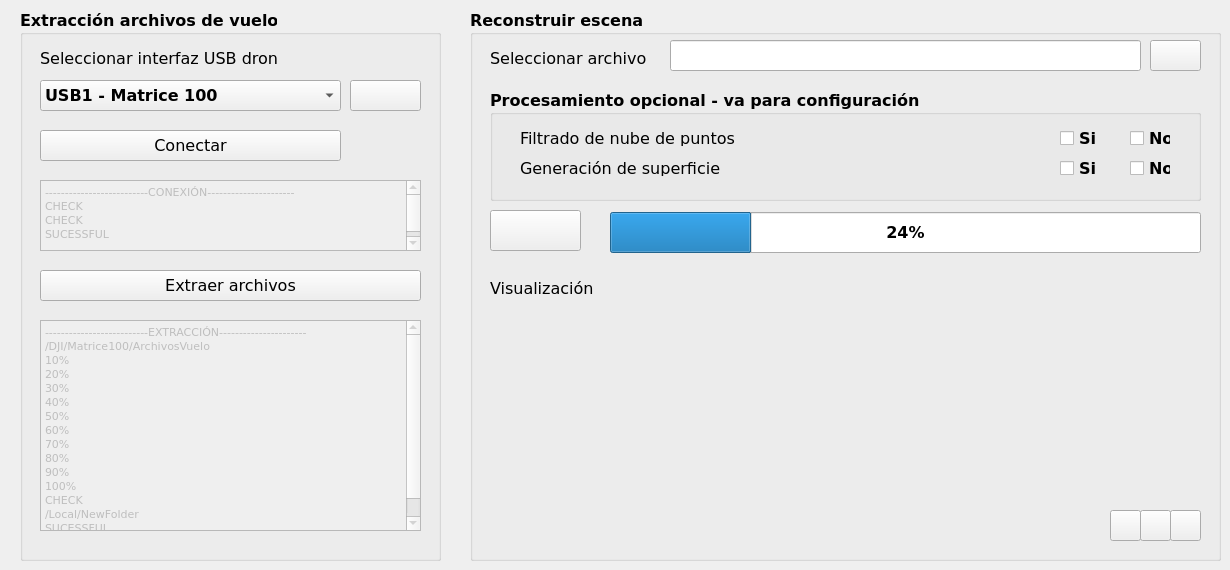
    <widget class="QWidget" name="tab_4">
     <attribute name="icon">
      <iconset>
       <normaloff>../Iconos/mesh.png</normaloff>../Iconos/mesh.png</iconset>
     </attribute>
     <attribute name="title">
      <string>Reconstrucción</string>
     </attribute>
     <widget class="QGroupBox" name="groupBox_10">
      <property name="geometry">
       <rect>
        <x>20</x>
        <y>10</y>
        <width>421</width>
        <height>551</height>
       </rect>
      </property>
      <property name="font">
       <font>
        <family>Verdana</family>
        <pointsize>12</pointsize>
        <weight>75</weight>
        <bold>true</bold>
       </font>
      </property>
      <property name="title">
       <string>Extracción archivos de vuelo</string>
      </property>
      <widget class="QPushButton" name="pushButton_4">
       <property name="geometry">
        <rect>
         <x>20</x>
         <y>120</y>
         <width>301</width>
         <height>31</height>
        </rect>
       </property>
       <property name="font">
        <font>
         <family>Verdana</family>
         <pointsize>12</pointsize>
         <weight>50</weight>
         <bold>false</bold>
        </font>
       </property>
       <property name="text">
        <string>Conectar</string>
       </property>
       <property name="icon">
        <iconset>
         <normaloff>../Iconos/play.png</normaloff>../Iconos/play.png</iconset>
       </property>
      </widget>
      <widget class="QPushButton" name="pushButton_5">
       <property name="geometry">
        <rect>
         <x>20</x>
         <y>260</y>
         <width>381</width>
         <height>31</height>
        </rect>
       </property>
       <property name="font">
        <font>
         <family>Verdana</family>
         <pointsize>12</pointsize>
         <weight>50</weight>
         <bold>false</bold>
        </font>
       </property>
       <property name="text">
        <string>Extraer archivos</string>
       </property>
       <property name="icon">
        <iconset>
         <normaloff>../Iconos/export.png</normaloff>../Iconos/export.png</iconset>
       </property>
      </widget>
      <widget class="QLabel" name="label_54">
       <property name="geometry">
        <rect>
         <x>20</x>
         <y>40</y>
         <width>311</width>
         <height>16</height>
        </rect>
       </property>
       <property name="font">
        <font>
         <family>Verdana</family>
         <pointsize>12</pointsize>
         <weight>50</weight>
         <bold>false</bold>
        </font>
       </property>
       <property name="text">
        <string>Seleccionar interfaz USB dron</string>
       </property>
       <property name="scaledContents">
        <bool>false</bool>
       </property>
      </widget>
      <widget class="QComboBox" name="comboBox_5">
       <property name="geometry">
        <rect>
         <x>20</x>
         <y>70</y>
         <width>301</width>
         <height>31</height>
        </rect>
       </property>
       <property name="font">
        <font>
         <family>Verdana</family>
         <pointsize>12</pointsize>
        </font>
       </property>
       <item>
        <property name="text">
         <string>USB1 - Matrice 100</string>
        </property>
       </item>
      </widget>
      <widget class="QPushButton" name="pushButton_6">
       <property name="geometry">
        <rect>
         <x>330</x>
         <y>70</y>
         <width>71</width>
         <height>31</height>
        </rect>
       </property>
       <property name="font">
        <font>
         <family>Verdana</family>
         <pointsize>12</pointsize>
         <weight>50</weight>
         <bold>false</bold>
        </font>
       </property>
       <property name="text">
        <string/>
       </property>
       <property name="icon">
        <iconset>
         <normaloff>../Iconos/synchronize.png</normaloff>../Iconos/synchronize.png</iconset>
       </property>
       <property name="iconSize">
        <size>
         <width>30</width>
         <height>30</height>
        </size>
       </property>
      </widget>
      <widget class="QLabel" name="label_56">
       <property name="geometry">
        <rect>
         <x>350</x>
         <y>120</y>
         <width>31</width>
         <height>31</height>
        </rect>
       </property>
       <property name="text">
        <string/>
       </property>
       <property name="pixmap">
        <pixmap>../Iconos/check.png</pixmap>
       </property>
       <property name="scaledContents">
        <bool>true</bool>
       </property>
      </widget>
      <widget class="QTextEdit" name="textEdit_4">
       <property name="enabled">
        <bool>false</bool>
       </property>
       <property name="geometry">
        <rect>
         <x>20</x>
         <y>170</y>
         <width>381</width>
         <height>71</height>
        </rect>
       </property>
       <property name="html">
        <string>&lt;!DOCTYPE HTML PUBLIC &quot;-//W3C//DTD HTML 4.0//EN&quot; &quot;http://www.w3.org/TR/REC-html40/strict.dtd&quot;&gt;
&lt;html&gt;&lt;head&gt;&lt;meta name=&quot;qrichtext&quot; content=&quot;1&quot; /&gt;&lt;style type=&quot;text/css&quot;&gt;
p, li { white-space: pre-wrap; }
&lt;/style&gt;&lt;/head&gt;&lt;body style=&quot; font-family:'MS Shell Dlg 2'; font-size:8.25pt; font-weight:400; font-style:normal;&quot;&gt;
&lt;p style=&quot; margin-top:0px; margin-bottom:0px; margin-left:0px; margin-right:0px; -qt-block-indent:0; text-indent:0px;&quot;&gt;--------------------------CONEXIÓN----------------------&lt;/p&gt;
&lt;p style=&quot; margin-top:0px; margin-bottom:0px; margin-left:0px; margin-right:0px; -qt-block-indent:0; text-indent:0px;&quot;&gt;CHECK&lt;/p&gt;
&lt;p style=&quot; margin-top:0px; margin-bottom:0px; margin-left:0px; margin-right:0px; -qt-block-indent:0; text-indent:0px;&quot;&gt;CHECK&lt;/p&gt;
&lt;p style=&quot; margin-top:0px; margin-bottom:0px; margin-left:0px; margin-right:0px; -qt-block-indent:0; text-indent:0px;&quot;&gt;SUCESSFUL&lt;/p&gt;
&lt;p style=&quot;-qt-paragraph-type:empty; margin-top:0px; margin-bottom:0px; margin-left:0px; margin-right:0px; -qt-block-indent:0; text-indent:0px;&quot;&gt;&lt;br /&gt;&lt;/p&gt;&lt;/body&gt;&lt;/html&gt;</string>
       </property>
      </widget>
      <widget class="QTextEdit" name="textEdit_5">
       <property name="enabled">
        <bool>false</bool>
       </property>
       <property name="geometry">
        <rect>
         <x>20</x>
         <y>310</y>
         <width>381</width>
         <height>211</height>
        </rect>
       </property>
       <property name="html">
        <string>&lt;!DOCTYPE HTML PUBLIC &quot;-//W3C//DTD HTML 4.0//EN&quot; &quot;http://www.w3.org/TR/REC-html40/strict.dtd&quot;&gt;
&lt;html&gt;&lt;head&gt;&lt;meta name=&quot;qrichtext&quot; content=&quot;1&quot; /&gt;&lt;style type=&quot;text/css&quot;&gt;
p, li { white-space: pre-wrap; }
&lt;/style&gt;&lt;/head&gt;&lt;body style=&quot; font-family:'MS Shell Dlg 2'; font-size:8.25pt; font-weight:400; font-style:normal;&quot;&gt;
&lt;p style=&quot; margin-top:0px; margin-bottom:0px; margin-left:0px; margin-right:0px; -qt-block-indent:0; text-indent:0px;&quot;&gt;--------------------------EXTRACCIÓN----------------------&lt;/p&gt;
&lt;p style=&quot; margin-top:0px; margin-bottom:0px; margin-left:0px; margin-right:0px; -qt-block-indent:0; text-indent:0px;&quot;&gt;/DJI/Matrice100/ArchivosVuelo&lt;/p&gt;
&lt;p style=&quot; margin-top:0px; margin-bottom:0px; margin-left:0px; margin-right:0px; -qt-block-indent:0; text-indent:0px;&quot;&gt;10%&lt;/p&gt;
&lt;p style=&quot; margin-top:0px; margin-bottom:0px; margin-left:0px; margin-right:0px; -qt-block-indent:0; text-indent:0px;&quot;&gt;20%&lt;/p&gt;
&lt;p style=&quot; margin-top:0px; margin-bottom:0px; margin-left:0px; margin-right:0px; -qt-block-indent:0; text-indent:0px;&quot;&gt;30%&lt;/p&gt;
&lt;p style=&quot; margin-top:0px; margin-bottom:0px; margin-left:0px; margin-right:0px; -qt-block-indent:0; text-indent:0px;&quot;&gt;40%&lt;/p&gt;
&lt;p style=&quot; margin-top:0px; margin-bottom:0px; margin-left:0px; margin-right:0px; -qt-block-indent:0; text-indent:0px;&quot;&gt;50%&lt;/p&gt;
&lt;p style=&quot; margin-top:0px; margin-bottom:0px; margin-left:0px; margin-right:0px; -qt-block-indent:0; text-indent:0px;&quot;&gt;60%&lt;/p&gt;
&lt;p style=&quot; margin-top:0px; margin-bottom:0px; margin-left:0px; margin-right:0px; -qt-block-indent:0; text-indent:0px;&quot;&gt;70%&lt;/p&gt;
&lt;p style=&quot; margin-top:0px; margin-bottom:0px; margin-left:0px; margin-right:0px; -qt-block-indent:0; text-indent:0px;&quot;&gt;80%&lt;/p&gt;
&lt;p style=&quot; margin-top:0px; margin-bottom:0px; margin-left:0px; margin-right:0px; -qt-block-indent:0; text-indent:0px;&quot;&gt;90%&lt;/p&gt;
&lt;p style=&quot; margin-top:0px; margin-bottom:0px; margin-left:0px; margin-right:0px; -qt-block-indent:0; text-indent:0px;&quot;&gt;100%&lt;/p&gt;
&lt;p style=&quot; margin-top:0px; margin-bottom:0px; margin-left:0px; margin-right:0px; -qt-block-indent:0; text-indent:0px;&quot;&gt;CHECK&lt;/p&gt;
&lt;p style=&quot; margin-top:0px; margin-bottom:0px; margin-left:0px; margin-right:0px; -qt-block-indent:0; text-indent:0px;&quot;&gt;/Local/NewFolder&lt;/p&gt;
&lt;p style=&quot; margin-top:0px; margin-bottom:0px; margin-left:0px; margin-right:0px; -qt-block-indent:0; text-indent:0px;&quot;&gt;SUCESSFUL&lt;/p&gt;
&lt;p style=&quot;-qt-paragraph-type:empty; margin-top:0px; margin-bottom:0px; margin-left:0px; margin-right:0px; -qt-block-indent:0; text-indent:0px;&quot;&gt;&lt;br /&gt;&lt;/p&gt;&lt;/body&gt;&lt;/html&gt;</string>
       </property>
      </widget>
     </widget>
     <widget class="QGroupBox" name="groupBox_11">
      <property name="geometry">
       <rect>
        <x>470</x>
        <y>10</y>
        <width>751</width>
        <height>551</height>
       </rect>
      </property>
      <property name="font">
       <font>
        <family>Verdana</family>
        <pointsize>12</pointsize>
        <weight>75</weight>
        <bold>true</bold>
       </font>
      </property>
      <property name="title">
       <string>Reconstruir escena</string>
      </property>
      <widget class="QLabel" name="label_55">
       <property name="geometry">
        <rect>
         <x>20</x>
         <y>40</y>
         <width>311</width>
         <height>16</height>
        </rect>
       </property>
       <property name="font">
        <font>
         <family>Verdana</family>
         <pointsize>12</pointsize>
         <weight>50</weight>
         <bold>false</bold>
        </font>
       </property>
       <property name="text">
        <string>Seleccionar archivo</string>
       </property>
       <property name="scaledContents">
        <bool>false</bool>
       </property>
      </widget>
      <widget class="QLineEdit" name="lineEdit_8">
       <property name="geometry">
        <rect>
         <x>200</x>
         <y>30</y>
         <width>471</width>
         <height>31</height>
        </rect>
       </property>
       <property name="font">
        <font>
         <family>Verdana</family>
         <pointsize>12</pointsize>
         <weight>50</weight>
         <bold>false</bold>
        </font>
       </property>
       <property name="toolTip">
        <string/>
       </property>
       <property name="text">
        <string/>
       </property>
      </widget>
      <widget class="QPushButton" name="pushButton_31">
       <property name="geometry">
        <rect>
         <x>680</x>
         <y>30</y>
         <width>51</width>
         <height>31</height>
        </rect>
       </property>
       <property name="font">
        <font>
         <family>Verdana</family>
         <pointsize>12</pointsize>
         <weight>50</weight>
         <bold>false</bold>
        </font>
       </property>
       <property name="text">
        <string/>
       </property>
       <property name="icon">
        <iconset>
         <normaloff>../Iconos/dots.png</normaloff>../Iconos/dots.png</iconset>
       </property>
       <property name="iconSize">
        <size>
         <width>30</width>
         <height>30</height>
        </size>
       </property>
      </widget>
      <widget class="QGroupBox" name="groupBox_12">
       <property name="geometry">
        <rect>
         <x>20</x>
         <y>80</y>
         <width>711</width>
         <height>111</height>
        </rect>
       </property>
       <property name="font">
        <font>
         <family>Verdana</family>
         <pointsize>12</pointsize>
         <weight>75</weight>
         <bold>true</bold>
        </font>
       </property>
       <property name="title">
        <string>Procesamiento opcional - va para configuración</string>
       </property>
       <widget class="QLabel" name="label_57">
        <property name="geometry">
         <rect>
          <x>30</x>
          <y>40</y>
          <width>311</width>
          <height>16</height>
         </rect>
        </property>
        <property name="font">
         <font>
          <family>Verdana</family>
          <pointsize>12</pointsize>
          <weight>50</weight>
          <bold>false</bold>
         </font>
        </property>
        <property name="text">
         <string>Filtrado de nube de puntos</string>
        </property>
        <property name="scaledContents">
         <bool>false</bool>
        </property>
       </widget>
       <widget class="QLabel" name="label_58">
        <property name="geometry">
         <rect>
          <x>30</x>
          <y>70</y>
          <width>311</width>
          <height>16</height>
         </rect>
        </property>
        <property name="font">
         <font>
          <family>Verdana</family>
          <pointsize>12</pointsize>
          <weight>50</weight>
          <bold>false</bold>
         </font>
        </property>
        <property name="text">
         <string>Generación de superficie</string>
        </property>
        <property name="scaledContents">
         <bool>false</bool>
        </property>
       </widget>
       <widget class="QCheckBox" name="checkBox_4">
        <property name="geometry">
         <rect>
          <x>570</x>
          <y>40</y>
          <width>51</width>
          <height>17</height>
         </rect>
        </property>
        <property name="font">
         <font>
          <family>Verdana</family>
          <pointsize>12</pointsize>
         </font>
        </property>
        <property name="text">
         <string>Si</string>
        </property>
       </widget>
       <widget class="QCheckBox" name="checkBox_3">
        <property name="geometry">
         <rect>
          <x>640</x>
          <y>40</y>
          <width>41</width>
          <height>17</height>
         </rect>
        </property>
        <property name="font">
         <font>
          <family>Verdana</family>
          <pointsize>12</pointsize>
         </font>
        </property>
        <property name="text">
         <string>No</string>
        </property>
       </widget>
       <widget class="QCheckBox" name="checkBox_5">
        <property name="geometry">
         <rect>
          <x>640</x>
          <y>70</y>
          <width>41</width>
          <height>17</height>
         </rect>
        </property>
        <property name="font">
         <font>
          <family>Verdana</family>
          <pointsize>12</pointsize>
         </font>
        </property>
        <property name="text">
         <string>No</string>
        </property>
       </widget>
       <widget class="QCheckBox" name="checkBox_6">
        <property name="geometry">
         <rect>
          <x>570</x>
          <y>70</y>
          <width>51</width>
          <height>17</height>
         </rect>
        </property>
        <property name="font">
         <font>
          <family>Verdana</family>
          <pointsize>12</pointsize>
         </font>
        </property>
        <property name="text">
         <string>Si</string>
        </property>
       </widget>
      </widget>
      <widget class="QPushButton" name="pushButton_32">
       <property name="geometry">
        <rect>
         <x>20</x>
         <y>200</y>
         <width>91</width>
         <height>41</height>
        </rect>
       </property>
       <property name="font">
        <font>
         <family>Verdana</family>
         <pointsize>12</pointsize>
         <weight>50</weight>
         <bold>false</bold>
        </font>
       </property>
       <property name="text">
        <string/>
       </property>
       <property name="icon">
        <iconset>
         <normaloff>../Iconos/play.png</normaloff>../Iconos/play.png</iconset>
       </property>
       <property name="iconSize">
        <size>
         <width>25</width>
         <height>25</height>
        </size>
       </property>
      </widget>
      <widget class="QProgressBar" name="progressBar_2">
       <property name="geometry">
        <rect>
         <x>140</x>
         <y>202</y>
         <width>591</width>
         <height>41</height>
        </rect>
       </property>
       <property name="font">
        <font>
         <family>Verdana</family>
         <pointsize>12</pointsize>
        </font>
       </property>
       <property name="value">
        <number>24</number>
       </property>
      </widget>
      <widget class="QLabel" name="label_63">
       <property name="geometry">
        <rect>
         <x>20</x>
         <y>270</y>
         <width>311</width>
         <height>16</height>
        </rect>
       </property>
       <property name="font">
        <font>
         <family>Verdana</family>
         <pointsize>12</pointsize>
         <weight>50</weight>
         <bold>false</bold>
        </font>
       </property>
       <property name="text">
        <string>Visualización</string>
       </property>
       <property name="scaledContents">
        <bool>false</bool>
       </property>
      </widget>
      <widget class="QLabel" name="label_64">
       <property name="geometry">
        <rect>
         <x>20</x>
         <y>300</y>
         <width>711</width>
         <height>231</height>
        </rect>
       </property>
       <property name="font">
        <font>
         <family>Verdana</family>
         <pointsize>12</pointsize>
         <weight>50</weight>
         <bold>false</bold>
        </font>
       </property>
       <property name="text">
        <string/>
       </property>
       <property name="pixmap">
        <pixmap>../Iconos/scan_3d.png</pixmap>
       </property>
       <property name="scaledContents">
        <bool>true</bool>
       </property>
      </widget>
      <widget class="QPushButton" name="pushButton_33">
       <property name="geometry">
        <rect>
         <x>700</x>
         <y>500</y>
         <width>31</width>
         <height>31</height>
        </rect>
       </property>
       <property name="font">
        <font>
         <family>Verdana</family>
         <pointsize>12</pointsize>
         <weight>50</weight>
         <bold>false</bold>
        </font>
       </property>
       <property name="text">
        <string/>
       </property>
       <property name="icon">
        <iconset>
         <normaloff>../Iconos/save.png</normaloff>../Iconos/save.png</iconset>
       </property>
       <property name="iconSize">
        <size>
         <width>25</width>
         <height>25</height>
        </size>
       </property>
      </widget>
      <widget class="QPushButton" name="pushButton_34">
       <property name="geometry">
        <rect>
         <x>640</x>
         <y>500</y>
         <width>31</width>
         <height>31</height>
        </rect>
       </property>
       <property name="font">
        <font>
         <family>Verdana</family>
         <pointsize>12</pointsize>
         <weight>50</weight>
         <bold>false</bold>
        </font>
       </property>
       <property name="text">
        <string/>
       </property>
       <property name="icon">
        <iconset>
         <normaloff>../Iconos/09_Expand-512.png</normaloff>../Iconos/09_Expand-512.png</iconset>
       </property>
       <property name="iconSize">
        <size>
         <width>25</width>
         <height>25</height>
        </size>
       </property>
      </widget>
      <widget class="QPushButton" name="pushButton_35">
       <property name="geometry">
        <rect>
         <x>670</x>
         <y>500</y>
         <width>31</width>
         <height>31</height>
        </rect>
       </property>
       <property name="font">
        <font>
         <family>Verdana</family>
         <pointsize>12</pointsize>
         <weight>50</weight>
         <bold>false</bold>
        </font>
       </property>
       <property name="text">
        <string/>
       </property>
       <property name="icon">
        <iconset>
         <normaloff>../Iconos/trash.png</normaloff>../Iconos/trash.png</iconset>
       </property>
       <property name="iconSize">
        <size>
         <width>25</width>
         <height>25</height>
        </size>
       </property>
      </widget>
     </widget>
    </widget>
